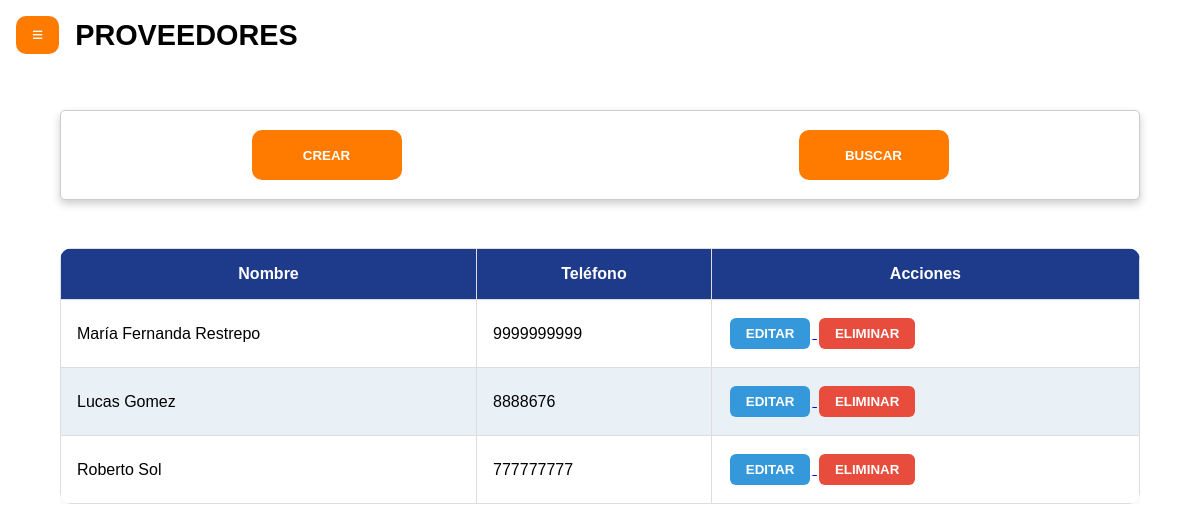
The app's page /InvetarioTiendaMF/proveedores.php with its own data.
### tables this page shows
CREATE TABLE `proveedor` (
  `prov_id` int(11) NOT NULL,
  `prov_nombre` varchar(30) NOT NULL,
  `prov_tel` varchar(30) NOT NULL
);

### InvetarioTiendaMF/proveedores.php (the view, shortened to what this page needs)
<?php
    include 'db.php';
?>
<!DOCTYPE html>
<html lang="es">
<head>
    <link rel="stylesheet" href="style.css">
</head>
<body class="fondo-personalizado">
    <div class="barra-superior">
        <div class="menu-btn">
            <button onclick="location.href='menu.php'">≡</button>
        </div>
        <div class="titulo">
            <label><b>PROVEEDORES</b></label>
        </div>
    </div>
    <div class="acciones">
        <div class="buttons-act">
            <button onclick="location.href='crearprov.php'">CREAR</button>
            <button onclick="location.href='buscarprovee.php'">BUSCAR</button>
        </div>
    </div>
    <?php
    $sql = "SELECT * FROM proveedor";
    $resultado = $conexion->query($sql);
    ?>
    <div class="table-container">
        <table class="tabla">
            <thead>
                <tr>
                    <th>Nombre</th>
                    <th>Teléfono</th>
                    <th>Acciones</th>
                </tr>
            </thead>
            <tbody>
                <?php while ($fila = $resultado->fetch_assoc()) { ?>
                    <tr>
                        <td><?= htmlspecialchars($fila['prov_nombre']) ?></td>
                        <td><?= htmlspecialchars($fila['prov_tel']) ?></td>
                        <td>
                            <a href="actualizarprov.php?id=<?php echo urlencode($fila['prov_id']); ?>">
                                <button class="btn-editar">EDITAR</button>
                            </a>
                            <form method="post" style="display:inline;">
                                <button type="submit" name="eliminar" class="btn-eliminar" onclick="return confirm('¿Estás seguro de que deseas eliminar este proveedor?');">ELIMINAR</button>
                            </form>
                        </td>
                    </tr>
                <?php } ?>
            </tbody>
        </table>
    </div>
</body>
</html>

### InvetarioTiendaMF/style.css (style rules this page uses)
* { margin: 0; padding: 0; box-sizing: border-box; font-family: "Poppins", sans-serif; }
body { height: 100vh; }
body.fondo-personalizado { margin: 0; font-family: Arial, sans-serif; background-color: #ffffff; color: rgb(0, 0, 0); }
.barra-superior { display: flex; align-items: center; padding: 1rem; }
.menu-btn button { background-color: #ff7b00; color: white; font-size: 1.2rem; padding: 0.5rem 1rem; border: none; border-radius: 10px; cursor: pointer; }
.titulo { margin-left: 1rem; font-size: 1.8rem; font-weight: bold; }
.acciones { display: flex; justify-content: center; align-items: center; }
.buttons-act { display: flex; justify-content: space-around; background-color: #ffffff; width: 90%; border: 1px solid #ccc; border-radius: 5px; box-shadow: 0 4px 8px rgba(0, 0, 0, 0.2); height: 90px; align-items: center; gap: 1rem; margin-top: 40px; }
.acciones button { background-color: #ff7b00; color: white; padding: 0.6rem 1.2rem; border: none; border-radius: 10px; font-weight: bold; cursor: pointer; width: 150px; height: 50px; transition: background-color 0.3s; }
.table-container { width: 90%; margin: 3rem auto; overflow-x: auto; }
.tabla { width: 100%; border-collapse: collapse; background-color: white; border-radius: 12px; box-shadow: 0 4px 15px rgba(0, 0, 0, 0.05); overflow: hidden; }
.tabla th, .tabla td { border: 1px solid #ddd; padding: 1rem; text-align: left; }
.tabla th { background-color: #1e3a8a; color: white; text-align: center; }
.tabla tr:nth-child(even) { background-color: #e9f1f7; }
.btn-editar, .btn-eliminar { padding: 8px 16px; border: none; border-radius: 6px; font-weight: bold; cursor: pointer; transition: background-color 0.3s ease; margin: 2px; }
.btn-editar { background-color: #3498db; color: white; }
.btn-eliminar { background-color: #e74c3c; color: white; }

### records on screen
proveedor: prov_nombre "María Fernanda Restrepo", prov_tel "9999999999"
proveedor: prov_nombre "Lucas Gomez", prov_tel "8888676"
proveedor: prov_nombre "Roberto Sol", prov_tel "777777777"
